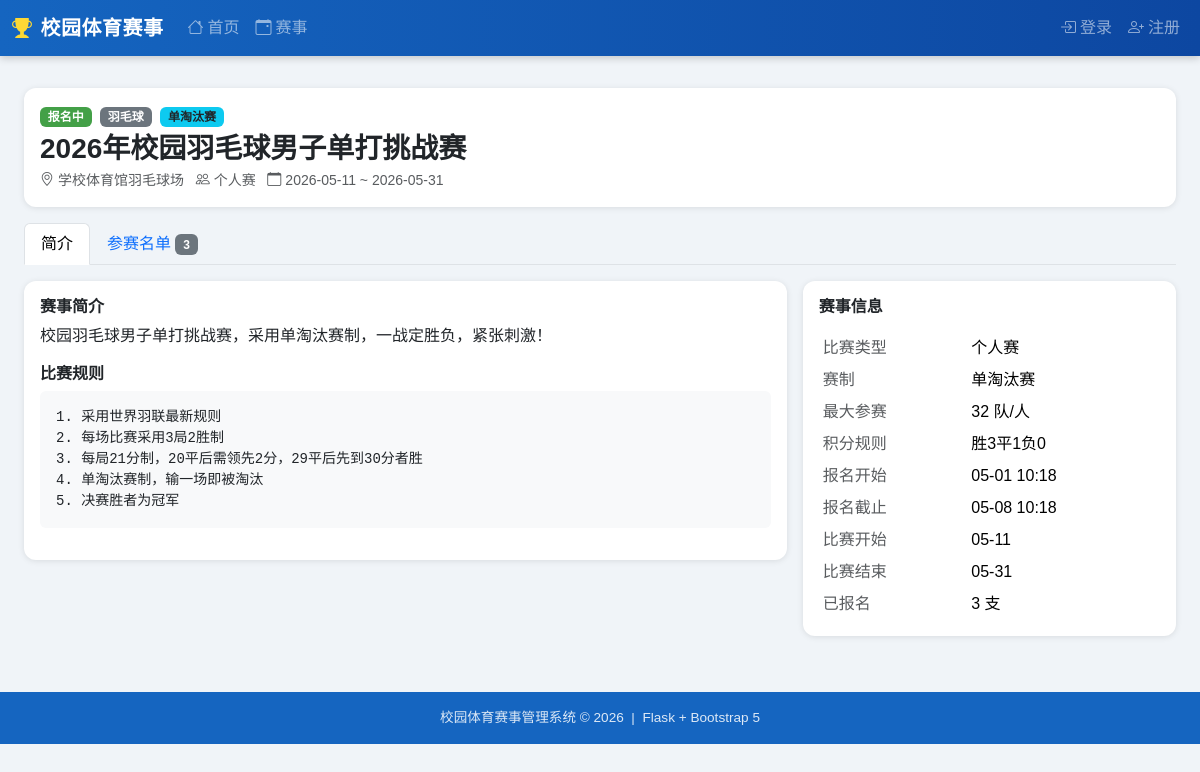
The app's page /competition/2 with its own data.
### app/models.py (models this page shows, shortened)
class Competition(db.Model):
    __tablename__ = 'competitions'
    id           = db.Column(db.Integer, primary_key=True)
    name         = db.Column(db.String(128), nullable=False)
    sport_type   = db.Column(db.String(64))          # 篮球/足球/田径/…
    comp_type    = db.Column(db.String(20), default='individual')
    format       = db.Column(db.String(20), default='round_robin')
    description  = db.Column(db.Text)
    rules        = db.Column(db.Text)
    venue        = db.Column(db.String(128))
    max_teams    = db.Column(db.Integer, default=16)
    team_size    = db.Column(db.Integer, default=1)  # 团体赛每队人数
    win_points   = db.Column(db.Integer, default=3)
    draw_points  = db.Column(db.Integer, default=1)
    loss_points  = db.Column(db.Integer, default=0)
    top_advance  = db.Column(db.Integer, default=8)
    status       = db.Column(db.String(20), default='draft')
    reg_start    = db.Column(db.DateTime)
    reg_end      = db.Column(db.DateTime)
    start_date   = db.Column(db.DateTime)
    end_date     = db.Column(db.DateTime)
    created_by   = db.Column(db.Integer, db.ForeignKey('users.id'))
    created_at   = db.Column(db.DateTime, default=datetime.utcnow)
    creator       = db.relationship('User', foreign_keys=[created_by])
    registrations = db.relationship('Registration', backref='competition', lazy='dynamic',
                                    cascade='all, delete-orphan')
    groups        = db.relationship('Group', backref='competition', lazy='dynamic',
                                    cascade='all, delete-orphan')
    matches       = db.relationship('Match', backref='competition', lazy='dynamic',
                                    cascade='all, delete-orphan')
    @property
    def status_label(self):
        labels = {'draft':'草稿','open':'报名中','ongoing':'进行中',
                  'finished':'已结束','cancelled':'已取消'}
        return labels.get(self.status, self.status)
    @property
    def format_label(self):
        labels = {'round_robin':'积分循环赛','knockout':'单淘汰赛','hybrid':'混合赛(积分+淘汰)'}
        return labels.get(self.format, self.format)

### app/blueprints/competition.py (the view)
@comp_bp.route('/<int:cid>')
def detail(cid):
    comp = Competition.query.get_or_404(cid)
    user_reg = None
    if current_user.is_authenticated:
        user_reg = Registration.query.filter_by(
            competition_id=cid, user_id=current_user.id
        ).first()
    registrations = Registration.query.filter_by(
        competition_id=cid, status='approved'
    ).all()
    groups = Group.query.filter_by(competition_id=cid).all()
    announcements = Announcement.query.filter_by(competition_id=cid)\
        .order_by(Announcement.created_at.desc()).all()
    matches = Match.query.filter_by(competition_id=cid)\
        .order_by(Match.round_num, Match.match_order).all()
    return render_template('competition/detail.html',
                           comp=comp, user_reg=user_reg,
                           registrations=registrations,
                           groups=groups, announcements=announcements,
                           matches=matches)

### app/models.py (called while the page is built)
    @property
    def members_list(self):
        if not self.team_members:
            return []
        try:
            return json.loads(self.team_members)
        except (ValueError, TypeError):
            return []

### app/templates/competition/detail.html (shortened to what this page needs)
{% extends "base.html" %}
{% block content %}
<div class="card mb-3">
  <div class="card-body">
    <div class="row align-items-center">
      <div class="col-md-8">
        <div class="mb-1">
          <span class="badge text-white badge-{{ comp.status }} me-1">{{ comp.status_label }}</span>
          <span class="badge bg-secondary me-1">{{ comp.sport_type or '综合' }}</span>
          <span class="badge bg-info text-dark">{{ comp.format_label }}</span>
        </div>
        <h3 class="fw-bold mb-1">{{ comp.name }}</h3>
        <div class="text-muted small">
          <i class="bi bi-geo-alt me-1"></i>{{ comp.venue or '待定' }} &nbsp;
          <i class="bi bi-people me-1"></i>{{ {'individual':'个人赛','team':'团体赛','mixed':'混合赛'}.get(comp.comp_type,'') }} &nbsp;
          {% if comp.start_date %}<i class="bi bi-calendar me-1"></i>{{ comp.start_date.strftime('%Y-%m-%d') }}{% endif %}
          {% if comp.end_date %} ~ {{ comp.end_date.strftime('%Y-%m-%d') }}{% endif %}
        </div>
      </div>
    </div>
  </div>
</div>
<ul class="nav nav-tabs mb-3" id="compTab">
  <li class="nav-item"><a class="nav-link active" data-bs-toggle="tab" href="#tab-info">简介</a></li>
  <li class="nav-item"><a class="nav-link" data-bs-toggle="tab" href="#tab-regs">
    参赛名单 <span class="badge bg-secondary">{{ registrations|length }}</span>
  </a></li>
</ul>
<div class="tab-content">
  <div class="tab-pane fade show active" id="tab-info">
    <div class="row g-3">
      <div class="col-md-8">
        <div class="card"><div class="card-body">
          <h6 class="fw-bold">赛事简介</h6>
          <p>{{ comp.description or '暂无简介' }}</p>
          {% if comp.rules %}
          <h6 class="fw-bold mt-3">比赛规则</h6>
          <pre class="bg-light p-3 rounded" style="white-space:pre-wrap">{{ comp.rules }}</pre>
          {% endif %}
        </div></div>
      </div>
      <div class="col-md-4">
        <div class="card"><div class="card-body">
          <h6 class="fw-bold mb-3">赛事信息</h6>
          <table class="table table-sm table-borderless mb-0">
            <tr><td class="text-muted">比赛类型</td><td>{{ {'individual':'个人赛','team':'团体赛','mixed':'混合赛'}.get(comp.comp_type,'') }}</td></tr>
            <tr><td class="text-muted">赛制</td><td>{{ comp.format_label }}</td></tr>
            <tr><td class="text-muted">最大参赛</td><td>{{ comp.max_teams }} 队/人</td></tr>
            <tr><td class="text-muted">积分规则</td><td>胜{{ comp.win_points }}平{{ comp.draw_points }}负{{ comp.loss_points }}</td></tr>
            {% if comp.reg_start %}<tr><td class="text-muted">报名开始</td><td>{{ comp.reg_start.strftime('%m-%d %H:%M') }}</td></tr>{% endif %}
            {% if comp.reg_end   %}<tr><td class="text-muted">报名截止</td><td>{{ comp.reg_end.strftime('%m-%d %H:%M') }}</td></tr>{% endif %}
            {% if comp.start_date%}<tr><td class="text-muted">比赛开始</td><td>{{ comp.start_date.strftime('%m-%d') }}</td></tr>{% endif %}
            {% if comp.end_date  %}<tr><td class="text-muted">比赛结束</td><td>{{ comp.end_date.strftime('%m-%d') }}</td></tr>{% endif %}
            <tr><td class="text-muted">已报名</td><td>{{ registrations|length }} 支</td></tr>
          </table>
        </div></div>
      </div>
    </div>
  </div>
</div>
{% endblock %}

### app/templates/base.html (shortened to what this page needs)
<!DOCTYPE html>
<html lang="zh-CN">
<head>
  <link href="https://cdn.bootcdn.net/ajax/libs/bootstrap/5.3.2/css/bootstrap.min.css" rel="stylesheet">
  <link href="https://cdn.bootcdn.net/ajax/libs/bootstrap-icons/1.11.3/font/bootstrap-icons.min.css" rel="stylesheet">
</head>
<body>
<nav class="navbar navbar-dark navbar-expand-lg">
  <div class="container-fluid">
    <a class="navbar-brand" href="{{ url_for('main.index') }}">
      <i class="bi bi-trophy-fill me-2" style="color:#fdd835"></i>校园体育赛事
    </a>
    <div class="collapse navbar-collapse" id="navMenu">
      <ul class="navbar-nav me-auto">
        <li class="nav-item"><a class="nav-link" href="{{ url_for('main.index') }}"><i class="bi bi-house me-1"></i>首页</a></li>
        <li class="nav-item"><a class="nav-link" href="{{ url_for('competition.list_comps') }}"><i class="bi bi-calendar-event me-1"></i>赛事</a></li>
      </ul>
      <ul class="navbar-nav">
        {% if current_user.is_authenticated %}
          {% if current_user.is_teacher %}
          <li class="nav-item">
            <a class="nav-link" href="{{ url_for('admin.dashboard') }}"><i class="bi bi-speedometer2 me-1"></i>管理后台</a>
          </li>
          {% endif %}
          <li class="nav-item dropdown">
            <a class="nav-link dropdown-toggle" href="#" data-bs-toggle="dropdown">
              <i class="bi bi-person-circle me-1"></i>{{ current_user.real_name or current_user.username }}
            </a>
            <ul class="dropdown-menu dropdown-menu-end">
              <li><a class="dropdown-item" href="{{ url_for('auth.profile') }}"><i class="bi bi-person me-2"></i>个人资料</a></li>
              <li><hr class="dropdown-divider"></li>
              <li><a class="dropdown-item text-danger" href="{{ url_for('auth.logout') }}"><i class="bi bi-box-arrow-right me-2"></i>退出</a></li>
            </ul>
          </li>
        {% else %}
          <li class="nav-item"><a class="nav-link" href="{{ url_for('auth.login') }}"><i class="bi bi-box-arrow-in-right me-1"></i>登录</a></li>
          <li class="nav-item"><a class="nav-link" href="{{ url_for('auth.register') }}"><i class="bi bi-person-plus me-1"></i>注册</a></li>
        {% endif %}
      </ul>
    </div>
  </div>
</nav>
<div class="container-fluid px-3 pt-2">
</div>
<div class="d-flex">
  <div class="main-content">
    {% block content %}{% endblock %}
  </div>
</div>
<footer class="text-center">
  <div class="container">校园体育赛事管理系统 &copy; {{ now.year }} &nbsp;|&nbsp; Flask + Bootstrap 5</div>
</footer>
</body>
</html>

### app/templates/base.html (style rules this page uses)
:root { --primary: #1565c0; --accent: #f57c00; --sidebar-width: 220px; }
body { background: #f0f4f8; font-family: 'Microsoft YaHei', sans-serif; }
.navbar-brand { font-weight: 700; font-size: 1.25rem; letter-spacing:.5px; }
.navbar { background: linear-gradient(90deg, #1565c0 0%, #0d47a1 100%); box-shadow:0 2px 8px rgba(0,0,0,.2); }
.main-content { flex: 1; padding: 1.5rem; min-width: 0; }
.card { border: none; box-shadow: 0 1px 6px rgba(0,0,0,.1); border-radius: 12px; }
.badge-open { background:#43a047; }
footer { background:#1565c0; color:rgba(255,255,255,.85); padding:1rem 0; margin-top:2rem; font-size:.85rem; }

### records on screen
Competition: status_label "报名中", sport_type "羽毛球", format_label "单淘汰赛", name "2026年校园羽毛球男子单打挑战赛", venue "学校体育馆羽毛球场", comp_type "个人赛", start_date "2026-05-11", end_date "2026-05-31", description "校园羽毛球男子单打挑战赛，采用单淘汰赛制，一战定胜负，紧张刺激！", rules "1. 采用世界羽联最新规则 2. 每场比赛采用3局2胜制 3. 每局21分制，20平后需领先2分，29平后先到30分者胜 4. 单淘汰赛制，输一场即被淘汰 5. 决赛胜者为冠军", max_teams "32", win_points "3", draw_points "1", loss_points "0", reg_start "05-01 10:18", reg_end "05-08 10:18", start_date "05-11", end_date "05-31"

### other values on screen
{{ registrations|length }} "3"
